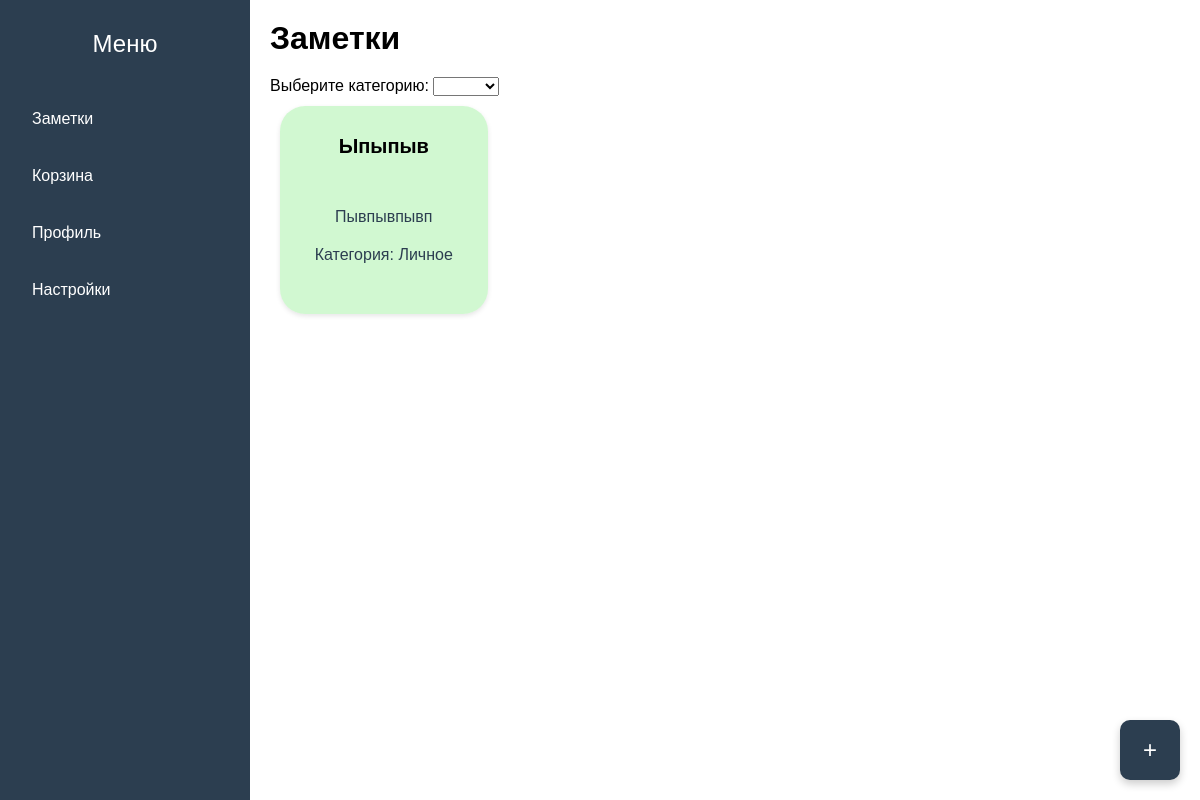
Before: / with the older database file.
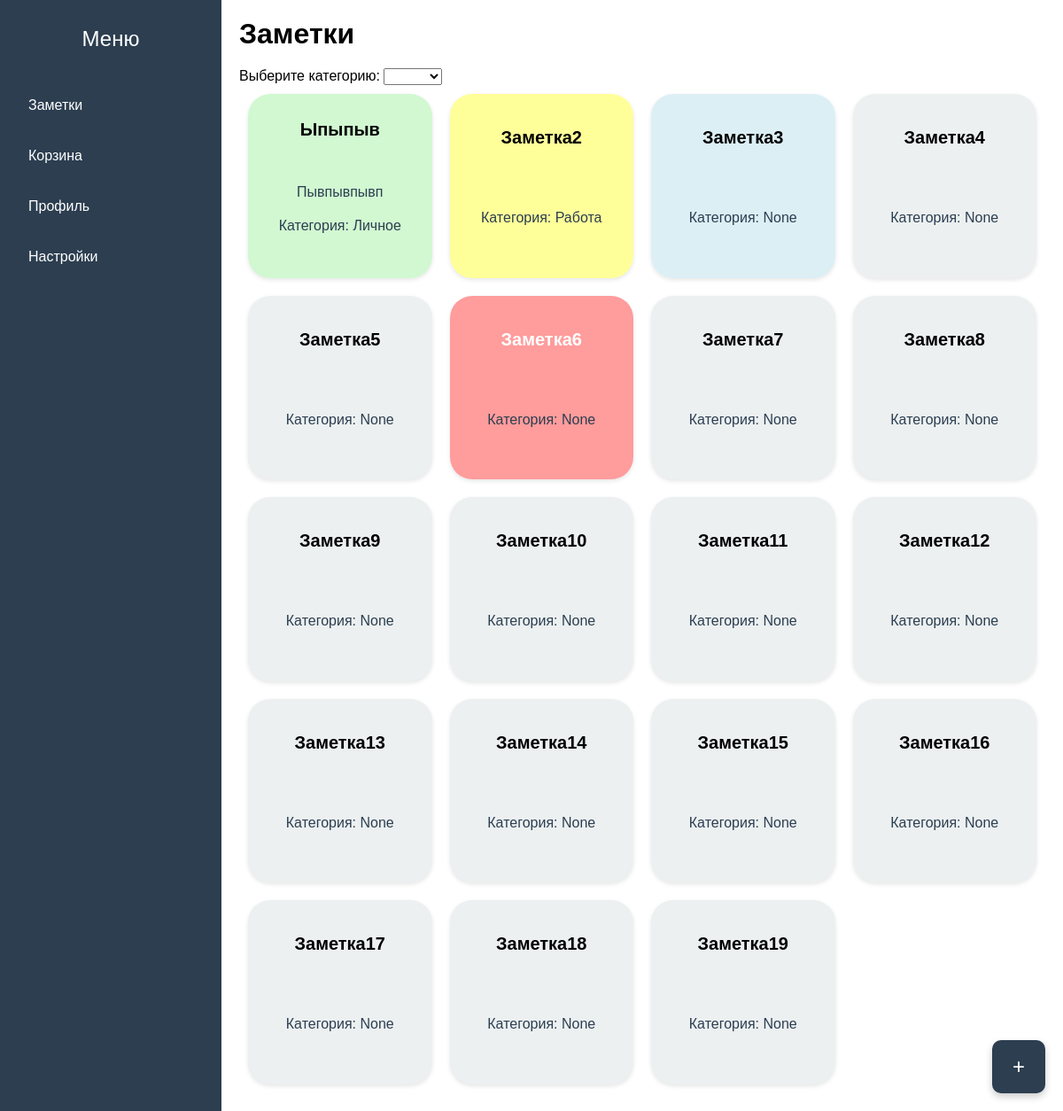
After: the same page with the newer database file.
### note/models.py (models this page shows, shortened)
class Note(models.Model):
    class Color(models.TextChoices):
        DEFAULT = 'default', 'Обычный'
        RED = 'red', 'Красный'
        BlUE = 'blue', 'Голубой'
        YELLOW = 'yellow', 'Желтый'
        GREEN = 'green', 'Зеленый'
    class AccessibleManager(models.Manager):
        def get_queryset(self):
            return Note.objects.filter(is_deleted=False)
    title = models.CharField(
        max_length=255, blank=False, verbose_name='Название')
    text = models.TextField(blank=True, verbose_name='Текст')
    time_create = models.DateTimeField(
        auto_now_add=True, verbose_name='Время создания')
    time_update = models.DateTimeField(
        auto_now=True, verbose_name='Время обновления')
    color = models.CharField(max_length=15, choices=Color.choices,
                             blank=True, default=Color.DEFAULT, verbose_name='Цвет заметки')
    is_deleted = models.BooleanField(
        blank=False, default=False, verbose_name='В корзине')
    category = models.ForeignKey(
        'Category', on_delete=models.SET_NULL, null=True, blank=True, verbose_name='Категория')
    objects = models.Manager()
    public = AccessibleManager()

class Category(models.Model):
    name = models.CharField(max_length=50, blank=False,
                            verbose_name='Название')
    slug = models.SlugField(blank=False, verbose_name='Slug')
    def __str__(self):
        return self.name

### note/views.py (the view)
# urls.py: path('', views.IndexPage.as_view(), name='index'),
class IndexPage(DataMixin, ListView):
    template_name = 'note/index.html'
    title = 'Главная'
    h1 = 'Заметки'
    def get_queryset(self):
        if self.request.GET.get('cat_id'):
            return Note.public.filter(category=self.request.GET['cat_id'])
        return Note.public.all()

### note/templatetags/note_extras.py (called while the page is built)
@register.inclusion_tag('note/tags/show_notes.html')
def show_notes(notes):
    return {'notes': notes}

### note/utils.py (called while the page is built)
    def get_mixin_context(self, context, **kwargs):
        context['title'] = self.title
        context['h1'] = self.h1
        context.update(**kwargs)
        return context

    def get_context_data(self, **kwargs):
        context = super().get_context_data(**kwargs)
        return self.get_mixin_context(context)

### note/templates/note/index.html (shortened to what this page needs)
{% extends 'base.html' %}
{% load static %}
{% load note_extras %}
{% block content %}
    <form id="fieldSelectionForm">
        <label for="fields">Выберите категорию:</label>
        <select id="fields" name="fields">
            {% for note in notes %}
                <option value="field1">{{ note.ca }}</option>
            {% endfor %}
            <option value="field2">Поле 2</option>
        </select>
    </form>
    {% show_notes notes %}
    <button class="floating-button" onclick="window.location.href='{% url 'add_note' %}'">+</button>
{% endblock %}

### templates/base.html (shortened to what this page needs)
{% load static %}
<!DOCTYPE html>
<html lang="en">
<head>
    <link rel="stylesheet" href="{% static 'css/styles.css' %}"/>
</head>
<body>
{% block sidebar %}
    <nav class="sidebar">
        <div class="logo">Меню</div>
        <ul class="menu-items">
            <li class="menu-item">
                <a href="{% url 'index' %}">Заметки</a>
            </li>
            <li class="menu-item">
                <a href="{% url 'trash' %}">Корзина</a>
            </li>
            <li class="menu-item">
                <a href="#">Профиль</a>
            </li>
            <li class="menu-item">
                <a href="#">Настройки</a>
            </li>
        </ul>
    </nav>
{% endblock %}
<div class="main-content">
    <h1>{{ h1 }}</h1>
    {% block content %}
    {% endblock %}
</div>
</body>
</html>

### note/templates/note/tags/show_notes.html
<div class="notes-list">
    {% for note in notes %}
        <a href="{% url 'change_note' note.pk %}" class="note-card {{ note.color }}">
            <h2>{{ note.title }}</h2>
            <p>{{ note.text }}</p>
            <p>Категория: {{ note.category }}</p>
        </a>
    {% empty %}
        <a href="{% url 'add_note' %}"><h2>Добавить заметку</h2></a>
    {% endfor %}
</div>

### note/static/css/styles.css (style rules this page uses)
* { margin: 0; padding: 0; box-sizing: border-box; font-family: Arial, sans-serif; }
.sidebar { position: fixed; left: 0; top: 0; height: 100%; width: 250px; background-color: #2c3e50; padding: 20px; color: white; transition: 0.3s; }
.logo { font-size: 24px; margin-bottom: 30px; padding: 10px; text-align: center; }
.menu-items { list-style: none; }
.menu-item { margin-bottom: 15px; }
.menu-item a { color: white; text-decoration: none; padding: 12px; display: block; border-radius: 5px; transition: 0.3s; }
.main-content { margin-left: 250px; padding: 20px; }
h1 { margin-bottom: 20px; }
.notes-list { display: flex; flex-wrap: wrap; }
.note-card { background-color: #ecf0f1; border-radius: 25px; width: calc(25% - 20px); aspect-ratio: 1; margin: 10px; display: flex; flex-direction: column; justify-content: center; align-items: center; box-shadow: 0 2px 5px rgba(0, 0, 0, 0.1); text-decoration: none; color: inherit; transition: transform 0.3s, box-shadow 0.3s; }
.note-card h2 { font-size: 20px; margin-bottom: 50px; text-align: center; }
.note-card p { font-size: 16px; color: #2c3e50; text-align: center; }
p { margin-bottom: 20px; }
.note-card.default { background-color: #ecf0f1; }
.note-card.red { background-color: rgba(255, 0, 0, 0.39); color: white; }
.note-card.blue { background-color: rgba(173, 216, 230, 0.42); }
.note-card.yellow { background-color: rgba(255, 255, 0, 0.4); }
.note-card.green { background-color: rgba(144, 238, 144, 0.41); }
.floating-button { position: fixed; bottom: 20px; right: 20px; width: 60px; height: 60px; background-color: #2c3e50; color: white; border: none; border-radius: 10px; font-size: 24px; cursor: pointer; z-index: 1000; box-shadow: 0 4px 8px rgba(0, 0, 0, 0.2); transition: background-color 0.3s, transform 0.3s; }

Changed rows visible on the page:
added Note: title "Заметка2", category "Работа", color "yellow" (drawn)
added Note: title "Заметка3", category "None", color "blue" (drawn)
added Note: title "Заметка4", category "None"
added Note: title "Заметка5", category "None"
added Note: title "Заметка6", category "None", color "red" (drawn)
added Note: title "Заметка7", category "None"
added Note: title "Заметка8", category "None"
added Note: title "Заметка9", category "None"
added Note: title "Заметка10", category "None"
added Note: title "Заметка11", category "None"
added Note: title "Заметка12", category "None"
added Note: title "Заметка13", category "None"
added Note: title "Заметка14", category "None"
added Note: title "Заметка15", category "None"
added Note: title "Заметка16", category "None"
added Note: title "Заметка17", category "None"
added Note: title "Заметка18", category "None"
added Note: title "Заметка19", category "None"
